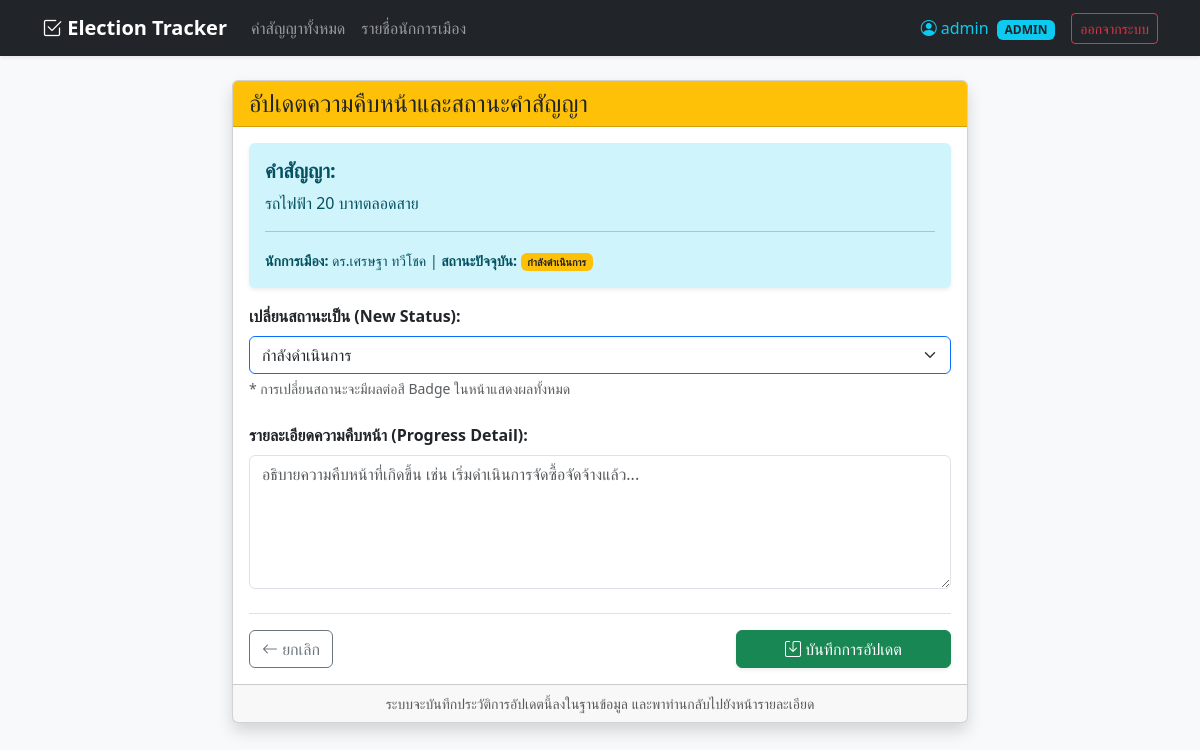
/promise/1/update (signed in), run on the app's committed database.
### Models/Promise.py (models this page shows)
class Promise(db.Model):
    __tablename__ = 'promises'
    id = db.Column(db.Integer, primary_key=True, autoincrement=True)
    description = db.Column(db.Text, nullable=False)
    announced_date = db.Column(db.DateTime, default=datetime.now)
    status = db.Column(db.String(50), nullable=False, default='ยังไม่เริ่ม')
    politician_id = db.Column(db.Integer, db.ForeignKey('politicians.id'), nullable=False)
    campaign_id = db.Column(db.Integer, db.ForeignKey('campaigns.id'), nullable=True)
    updates = db.relationship('PromiseUpdate', backref='promise', lazy=True)

### Models/Politician.py (models this page shows)
class Politician(db.Model):
    __tablename__ = 'politicians'
    id = db.Column(db.Integer, primary_key=True)
    name = db.Column(db.String(100), nullable=False)
    party = db.Column(db.String(100), nullable=False)
    promises = db.relationship('Promise', backref='politician', lazy=True)

### Controllers/PromiseController.py (the view, shortened to what this page needs)
@promise_controller.route('/promise/<int:promise_id>/update', methods=['GET', 'POST'])
def update_promise(promise_id):
    if session.get('role') != 'ADMIN':
        flash("เฉพาะผู้ดูแลระบบเท่านั้นที่สามารถอัปเดตข้อมูลได้", "warning")
        return redirect(url_for('promise_controller.promise_detail', promise_id=promise_id))
    promise = PromiseTable.find_by_id(promise_id)
    if not promise:
        return redirect(url_for('promise_controller.all_promises'))
    return render_template('update_promise.html', promise=promise)

### Models/PromiseTable.py (called while the page is built)
    @staticmethod
    def find_by_id(promise_id):
        return Promise.query.get(promise_id)

### Views/templates/update_promise.html (shortened to what this page needs)
{% extends "layout.html" %}
{% block content %}
<div class="row justify-content-center mt-4">
    <div class="col-md-8">
        <div class="card shadow">
            <div class="card-header bg-warning text-dark">
                <h4 class="mb-0">อัปเดตความคืบหน้าและสถานะคำสัญญา</h4>
            </div>
            <div class="card-body">
                <div class="alert alert-info border-0 shadow-sm">
                    <h5><strong>คำสัญญา:</strong></h5>
                    <p class="mb-0">{{ promise.description }}</p>
                    <hr>
                    <small>
                        <strong>นักการเมือง:</strong> {{ promise.politician.name }} |
                        <strong>สถานะปัจจุบัน:</strong>
                        {% if promise.status == 'ยังไม่เริ่ม' %}
                            <span class="badge bg-secondary">ยังไม่เริ่ม</span>
                        {% elif promise.status == 'เงียบหาย' %}
                            <span class="badge bg-danger">เงียบหาย</span>
                        {% elif promise.status == 'กำลังดำเนินการ' %}
                            <span class="badge bg-warning text-dark">กำลังดำเนินการ</span>
                        {% else %}
                            <span class="badge bg-info">{{ promise.status }}</span>
                        {% endif %}
                    </small>
                </div>
                <form action="{{ url_for('promise_controller.update_promise', promise_id=promise.id) }}" method="POST">
                    <div class="mb-4">
                        <label for="new_status" class="form-label"><strong>เปลี่ยนสถานะเป็น (New Status):</strong></label>
                        <select class="form-select border-primary" id="new_status" name="new_status">
                            <option value="กำลังดำเนินการ" {% if promise.status == 'กำลังดำเนินการ' %}selected{% endif %}>กำลังดำเนินการ</option>
                        </select>
                        <div class="form-text text-muted">* การเปลี่ยนสถานะจะมีผลต่อสี Badge ในหน้าแสดงผลทั้งหมด</div>
                    </div>
                    <div class="mb-4">
                        <label for="detail" class="form-label"><strong>รายละเอียดความคืบหน้า (Progress Detail):</strong></label>
                        <textarea class="form-control" id="detail" name="detail" rows="5" placeholder="อธิบายความคืบหน้าที่เกิดขึ้น เช่น เริ่มดำเนินการจัดซื้อจัดจ้างแล้ว..." required></textarea>
                    </div>
                    <div class="d-flex justify-content-between border-top pt-3">
                        <a href="{{ url_for('promise_controller.promise_detail', promise_id=promise.id) }}" class="btn btn-outline-secondary">
                            <i class="bi bi-arrow-left"></i> ยกเลิก
                        </a>
                        <button type="submit" class="btn btn-success px-5 shadow-sm">
                            <i class="bi bi-save"></i> บันทึกการอัปเดต
                        </button>
                    </div>
                </form>
            </div>
            <div class="card-footer text-center text-muted small">
                ระบบจะบันทึกประวัติการอัปเดตนี้ลงในฐานข้อมูล และพาท่านกลับไปยังหน้ารายละเอียด
            </div>
        </div>
    </div>
</div>
{% endblock %}

### data on the page
Promise: description "รถไฟฟ้า 20 บาทตลอดสาย", new_status "กำลังดำเนินการ"
Politician: politician.name "ดร.เศรษฐา ทวีโชค"

### other printed values
{{ session['username'] }} "admin"
{{ session['role'] }} "ADMIN"
